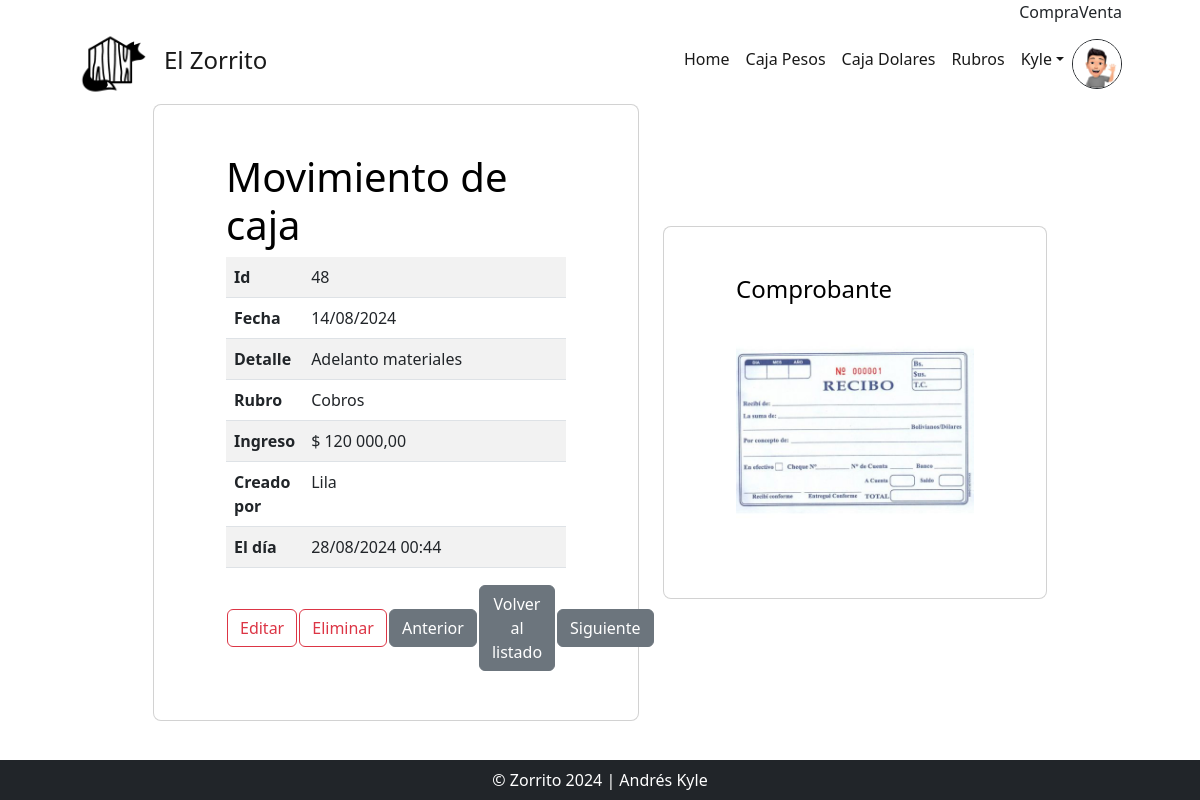
Page /movimientos_detail/48/ (signed in) on the committed database.
### users/models.py (models this page shows, shortened)
class Imagen(models.Model):
    user = models.OneToOneField(User, on_delete=models.CASCADE, null=True)
    imagen = models.ImageField(upload_to='avatares', null=True, blank = True)

### AppZorro/models.py (models this page shows)
class CajaPesos(models.Model):
    fecha = models.DateField(default=date.today)
    rubro = models.ForeignKey(Rubros, null=True, on_delete=models.RESTRICT)
    detalle = models.CharField(max_length=60)
    ingreso = models.FloatField(default=0)
    egreso = models.FloatField(default=0)
    comprobante = models.ImageField(upload_to='comprobantes', null=True, blank = True)
    obra = models.ForeignKey(Obra, null=True, on_delete=models.RESTRICT)
    autor = models.ForeignKey(settings.AUTH_USER_MODEL, on_delete=models.RESTRICT, null=True, blank=True, editable=False)
    action_time = models.DateTimeField(auto_now=True, editable=False)
    cotiza = models.FloatField(default=DolarBlue.compra())
    conecta = models.OneToOneField('CajaDolares', null=True, blank=True, on_delete=models.CASCADE)

class Rubros(models.Model):
    titulo = models.CharField(max_length=30)
    def __str__(self):
        return f"{self.titulo}"

### AppZorro/views.py (the view)
# urls.py: path('movimientos_detail/<int:pk>/', views.MovimientosDetailView.as_view(), name="Detalles"),
class MovimientosDetailView(LoginRequiredMixin, DetailView):
    model = CajaPesos
    def get(self, request, *args, **kwargs):
        self.object = self.get_object()
        context = self.get_context_data(object=self.object)
        id_actual = self.object.id
        objetos_ordenados = list(CajaPesos.objects.order_by('id'))
        min = objetos_ordenados[0]
        max = objetos_ordenados[-1]
        min = min.id
        max = max.id
        if self.object.id == min:
            previo = min
        else:
            previo = objetos_ordenados[objetos_ordenados.index(self.object)-1]
            previo = previo.id
        if self.object.id == max:
            siguiente = max
        else:
            siguiente = CajaPesos.objects.filter(id__gt=id_actual).order_by('id').first()
            siguiente = siguiente.id
        context['siguiente'] = siguiente
        context['previo'] = previo
        return self.render_to_response(context)

### AppZorro/templates/AppZorro/CajaPesos_detail.html (shortened to what this page needs)
{% extends 'AppZorro/base.html' %}
{% load static %}
{% block main %}
<div id="todo" class="row d-flex justify-content-center align-items-center">
  <div class="col-xl-5">
      <div class="card rounded-3 text-black">
          <div class="card-body p-md-5 mx-md-4">
              <h3 class="display-6">Movimiento de caja</h3>
                  <table class="table table-striped ">
                        <tr>
                          <th width="20%">Id</th>
                          <td>{{ object.id }}</td>
                        </tr>
                        <tr>
                          <th width="20%">Fecha</th>
                          <td>{{ object.fecha|date:"d/m/Y" }}</td>
                        </tr>
                        <tr>
                          <th width="20%">Detalle</th>
                          <td>{{ object.detalle }}</td>
                        </tr>
                        <tr>
                          <th width="20%">Rubro</th>
                          <td>{{ object.rubro }}</td>
                        </tr>
                        <tr>
                          {% if object.ingreso > 0 %}
                          <th width="20%">Ingreso</th>
                          <td>$ {{ object.ingreso|floatformat:"2g" }}</td>
                          {% endif %}
                        </tr>
                        <tr>
                          <th width="20%">Creado por</th>
                          <td>{{ object.autor }}</td>
                        </tr>
                        <tr>
                          <th width="20%">El día</th>
                          <td>{{ object.action_time|date:'d/m/Y H:i' }}</td>
                        </tr>
                  </table>
                  <table>
                      <tr>
                        <td><a type="button" class="btn btn-outline-danger" href="{% url 'EditarMovimiento' object.id %}">Editar</a></td>
                        <td><a type="button" class="btn btn-outline-danger" href="{% url 'MovimientosDelete' object.id %}">Eliminar</a></td>
                        <td><a type="button" class="btn btn-secondary btn-me" href="{% url 'Detalles' previo %}">Anterior</a></td>
                        <td><a type="button"  class="btn btn-secondary btn-me" href="{% url 'Movimientos' %}">Volver al listado</a></td>
                        <td><a type="button" class="btn btn-secondary btn-me" href="{% url 'Detalles' siguiente %}">Siguiente</a></td>
                      </tr>
                  </table>
              </div>
          </div>
      </div>
      <div class="col-xl-4">
          <div class="card rounded-3 text-black">
              <div class="card-body p-md-5 mx-md-4">
                  <h4 >Comprobante</h4>
                  {% if object.comprobante %}
                      <img src="{{object.comprobante.url}}" alt="" class="img-fluid">
                  {% else %}
                      <p>No se registran comprobantes</p>
                  {% endif %}
              </div>
          </div>
      </div>
  </div>
{% endblock main %}

### AppZorro/templates/AppZorro/base.html (shortened to what this page needs)
<!DOCTYPE html>
{% load static %}
<html lang="es">
    <head>
        <link href="https://cdn.jsdelivr.net/npm/bootstrap-icons@1.4.1/font/bootstrap-icons.css" rel="stylesheet" />
        <link href="{% static 'AppZorro/css/styles.css' %}" rel="stylesheet" />
    </head>
    <body class="h-100 bg-white ">
        <nav class="navbar navbar-expand-md p-0 navbar-success">
            <div class="container px-lg-5">
                <div class="collapse navbar-collapse" id="navbarSupportedContent">
                    <ul class="navbar-nav ms-auto mb-0 mb-lg-0">
                        <li class="nav-item">Compra {{dolar_compra}} </li>
                        <li class="nav-item">Venta {{dolar_venta}}</li>
                    </ul>
                </div>
            </div>
        </nav>
        <nav class="navbar navbar-expand-xl p-0 navbar-light navbar-gradient">
            <div class="container px-lg-5">
                <th><a class="navbar-brand" href="{% url 'Inicio' %}"><img src="{% static 'AppZorro/assets/img/logo.png' %}" alt="" height="70px"></a></th><a class="navbar-brand" href="{% url 'Inicio' %}"><h4 class="">El Zorrito</h4></a>
                <div class="collapse navbar-collapse" id="navbarSupportedContent">
                    <ul class="navbar-nav ms-auto mb-2 mb-lg-0">
                        <li class="nav-item"><a class="nav-link active" aria-current="page" href="{% url 'Inicio' %}">Home</a></li>
                        <li class="nav-item"><a class="nav-link active" aria-current="page" href="{% url 'Movimientos' %}">Caja Pesos</a></li>
                        <li class="nav-item"><a class="nav-link active" aria-current="page" href="{% url 'Dolares' %}">Caja Dolares</a></li>
                        <li class="nav-item"><a class="nav-link active" aria-current="page" href="{% url 'Rubros' %}">Rubros</a></li>
                        {% if request.user.is_authenticated %}
                            <li class="nav-item dropdown">
                            <a class="nav-link active dropdown-toggle" href="#" id="navbarDropdownMenuLink" data-bs-toggle="dropdown" aria-haspopup="true" aria-expanded="false">{{ request.user.username }}</a>
                            </li>
                            <img src="{{request.user.imagen.imagen.url}}" alt="" class="rounded-circle border border-dark" height="50px">
                        {% else %}
                        <li class="nav-item"><a class="nav-link active" href="{% url 'Login' %}">Acceder</a></li>
                        {% endif %}
                    </ul>
                </div>
            </div>
        </nav>
        {% block main %}
        {% endblock main %}
        <div class="fixed-bottom">
            <footer class="py-1 bg-dark">
                <div class="container"><p class="m-1 text-center text-white">&copy; Zorrito 2024 | Andrés Kyle</p></div>
            </footer>
        </div>
    </body>
</html>

### rows in the picture
CajaPesos: id "48", fecha "14/08/2024", detalle "Adelanto materiales", rubro "Cobros", ingreso "120 000,00", autor "Lila", action_time "28/08/2024 00:44", comprobante (picture)

### other values in the picture
{{ request.user.username }} "Kyle"
